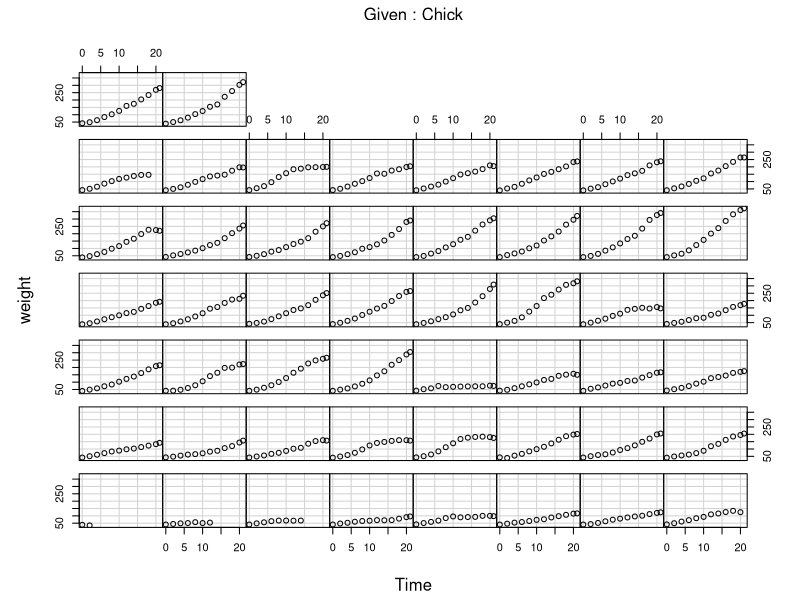
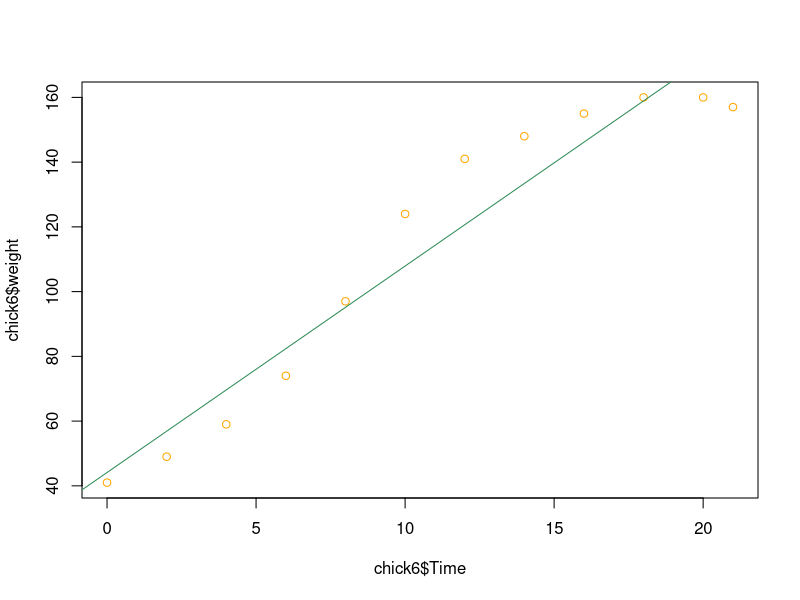
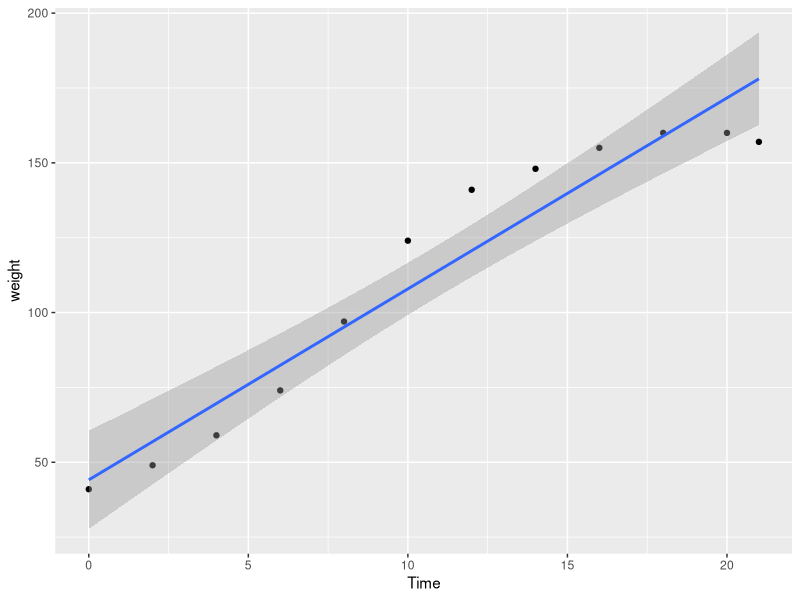
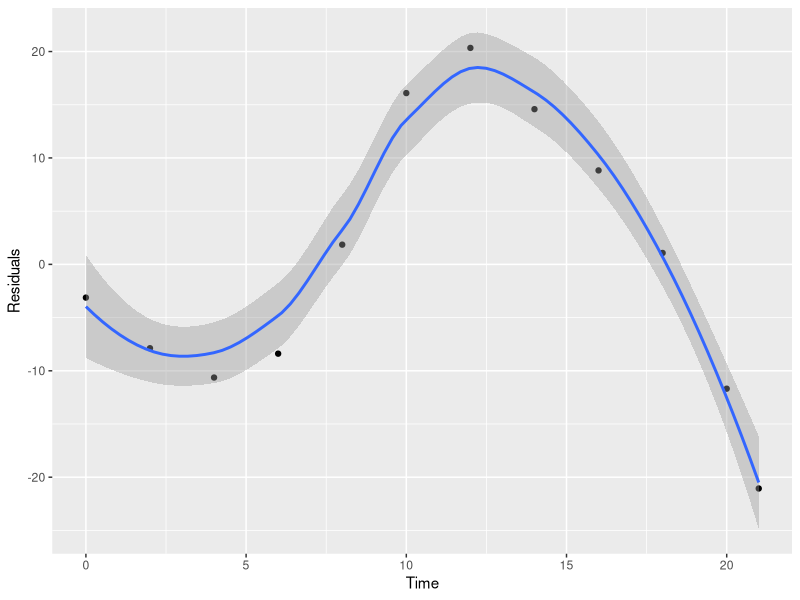
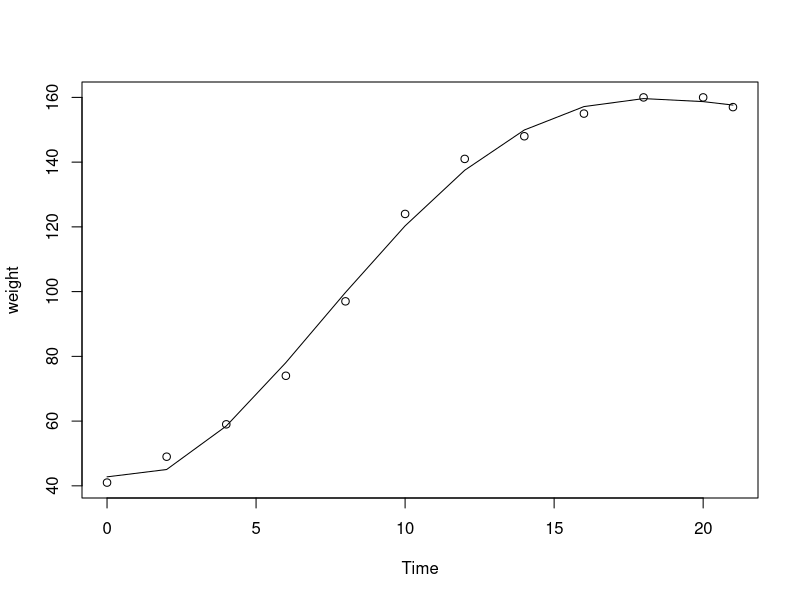
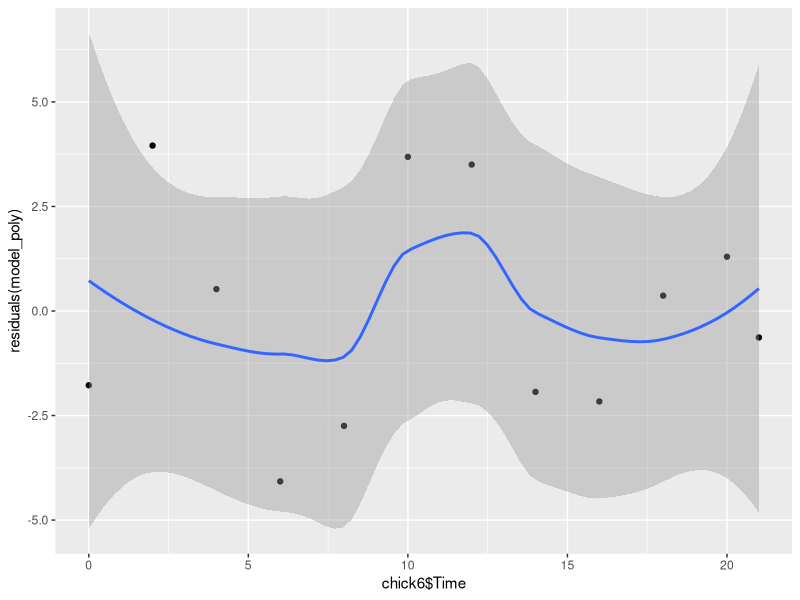
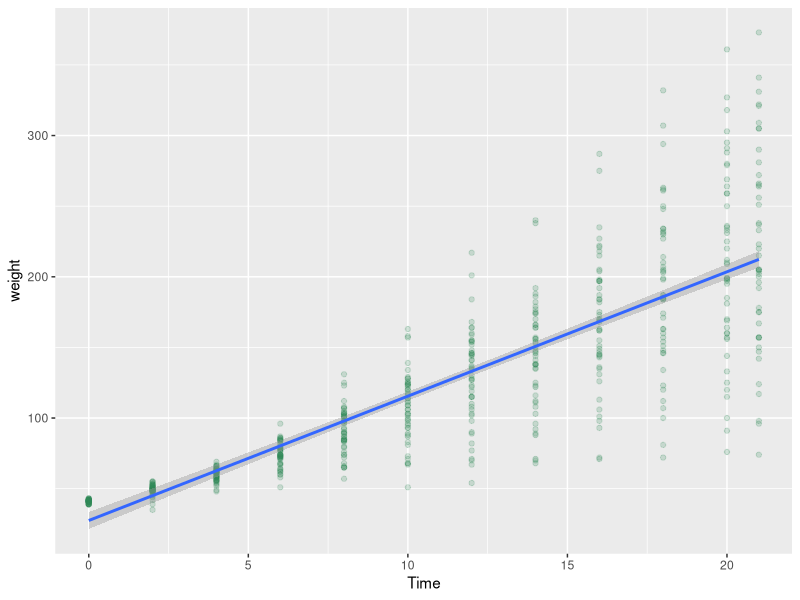
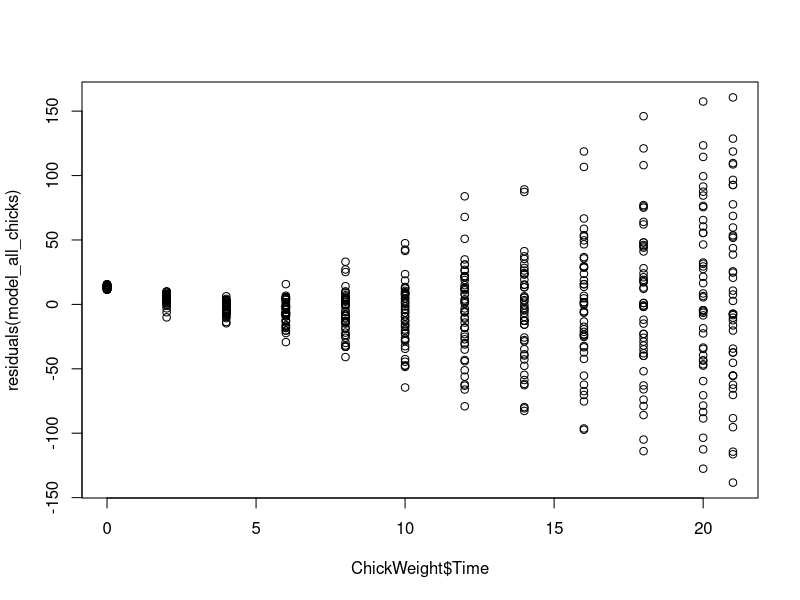

These charts were generated, in order, by the following R code:
## ---- chunk 1
knitr::opts_chunk$set(echo = TRUE)
library(ggplot2)
library(MASS)
library(xtable)
library(knitr)
library(dplyr)
library(GGally)
## ---- chunk 2

names(ChickWeight)
## ---- chunk 3
coplot(weight ~ Time | Chick, data = ChickWeight, type='b', show.given = FALSE)
# plot(weight~ Time, data = ChickWeight)
## ---- chunk 4
chick6 <- ChickWeight[ChickWeight$Chick == 6, ]
model_chick6 <- lm(weight~Time, data = chick6)
summary(model_chick6)

# plotting the model
plot(chick6$Time, chick6$weight, col='orange')
abline(model_chick6, col='seagreen')

ggplot(chick6, aes(x=Time, y=weight)) + 
  geom_point() + 
  geom_smooth(method = 'lm')

# plotting the residuals
ggplot() +
  geom_point(aes(x=chick6$Time, y=residuals(model_chick6))) + 
  geom_smooth(aes(x=chick6$Time, y=residuals(model_chick6))) + 
  xlab("Time") + ylab("Residuals")
  
# plot(chick6$Time, residuals(model_chick6), xlab = "Time", ylab = "Residuals")
# abline(h=0, col='gray')
## ---- chunk 5
# constructing polynomial model
model_poly <- lm(weight ~ Time + I(Time ^2) + I(Time ^3) + I(Time^4), data = chick6)
with(chick6, plot(Time, weight))
lines(chick6$Time, fitted(model_poly))
# summary(model_poly)

# plotting the residuals
ggplot() + 
  geom_point(aes(x=chick6$Time, y=residuals(model_poly))) + 
  geom_smooth(aes(x=chick6$Time, y=residuals(model_poly)))

## ---- chunk 6
# plotting linear regression
model_all_chicks <- lm(weight~Time, data = ChickWeight)
ggplot(ChickWeight, aes(x=Time, y=weight)) + 
  geom_point(alpha = 0.2, col='seagreen') + 
  geom_smooth(method = 'lm')

# plotting residuals
plot(ChickWeight$Time, residuals(model_all_chicks))
## ---- chunk 7
# plot polynomial regression
model_all_chicks_poly <- lm(weight ~ Time + I(Time^2) + I(Time ^3), data = ChickWeight)
# model_all_chicks_poly <- lm(weight ~ Time + I(Time^2) , data = ChickWeight)
with(ChickWeight, plot(x=Time, y=weight))
lines(seq(0, max(ChickWeight$Time)), 
      predict(model_all_chicks_poly, newdata = data.frame(Time = seq(0, max(ChickWeight$Time)))))
# fitted(model_all_chicks_poly)
# predict(model_all_chicks_poly, newdata = data.frame(Time = seq(0, max(ChickWeight$Time))))
# summary(model_all_chicks_poly)

# plot residuals

## ---- chunk 8
model4 <- lm(weight~Time + I(Time^2) + factor(Diet), data = ChickWeight)
## ---- chunk 9
x0 <- rep(1, 12)
x1 <- c(1,1,1,1,0,0,0,0,0,0,0,0)
x2 <- c(0,0,0,0,1,1,1,1,0,0,0,0)
x3 <- c(0,0,0,0,0,0,0,0,1,1,1,1)
Y <- c(33, 36, 35, 35, 31, 29, 31, 29, 37, 39, 36, 36)
X <- cbind(x0, x1, x2)

## ---- chunk 10
# model6 <- lm(Y~X-1)
model6 <- lm(Y~X)
tmp <- summary(model6)$coefficients
row.names(tmp) <- c("Intercept", "France", "Italy")
kable(tmp)
## ---- chunk 11
n <- nrow(ChickWeight)
beta0 <- summary(model6)$coefficients[1,1]
beta1 <- summary(model6)$coefficients[2,1]
std_beta0 <- summary(model6)$coefficients[1,2]
std_beta1 <- summary(model6)$coefficients[2,2]
cov_b0_b1 <- 1/(n-1) *sum((X - mean(X))*(Y- mean(Y)))
std_b0_b1 <- sqrt(std_beta0^2 + std_beta1^2 + 2* cov_b0_b1)


left <- (beta0 + beta1) - qt(0.025, df=n-2, lower.tail = FALSE) * std_b0_b1
right <- (beta0 + beta1) + qt(0.025, df=n-2, lower.tail = FALSE) * std_b0_b1

## ---- chunk 12
help("birthwt")
names(birthwt)
pairs(birthwt)
GGally::ggpairs(birthwt)
## ---- chunk 13
names(birthwt)
model7 <- lm(bwt~age+lwt+factor(race)+factor(smoke)+ptl+factor(ht)+factor(ui)+ftv, data = birthwt)
tmp <- summary(model7)
kable(tmp$coefficients)

## ---- chunk 14
# 
plot(fitted(model7), residuals(model7), pch=21, col='orange')
abline(h=mean(residuals(model7)), col='seagreen')

# 
plot(birthwt$age, residuals(model7))

tmp

